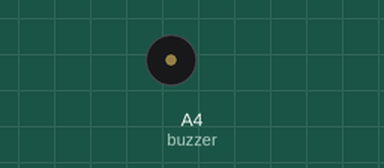
A sketch run on a simulated Arduino Uno, built with avr-gcc and run on an emulated ATmega328P. Parts: buzzer (waves = sounding).

Above: at 0.74 s.
At 38.8 s:
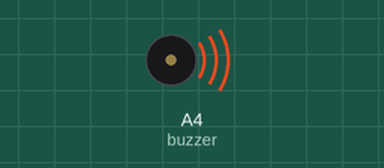
Timing chart, 0 to 40.0 s (numbered marks = the images above):
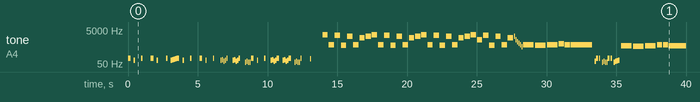

The sketch:

Chrysalis_Suspirii.ino
```cpp
// GENSHIN IMPACT 女士戰鬥 BGM（一階段） "哀息之繭" / La Signora Boss Battle Theme Phase 1 "Chrysalis Suspirii"

#include <avr/pgmspace.h>

#define NOTE_B0  31
#define NOTE_C1  33
#define NOTE_CS1 35
#define NOTE_D1  37
#define NOTE_DS1 39
#define NOTE_E1  41
#define NOTE_F1  44
#define NOTE_FS1 46
#define NOTE_G1  49
#define NOTE_GS1 52
#define NOTE_A1  55
#define NOTE_AS1 58
#define NOTE_B1  62
#define NOTE_C2  65
#define NOTE_CS2 69
#define NOTE_D2  73
#define NOTE_DS2 78
#define NOTE_E2  82
#define NOTE_F2  87
#define NOTE_FS2 93
#define NOTE_G2  98
#define NOTE_GS2 104
#define NOTE_A2  110
#define NOTE_AS2 117
#define NOTE_B2  123
#define NOTE_C3  131
#define NOTE_CS3 139
#define NOTE_D3  147
#define NOTE_DS3 156
#define NOTE_E3  165
#define NOTE_F3  175
#define NOTE_FS3 185
#define NOTE_G3  196
#define NOTE_GS3 208
#define NOTE_A3  220
#define NOTE_AS3 233
#define NOTE_B3  247
#define NOTE_C4  262
#define NOTE_CS4 277
#define NOTE_D4  294
#define NOTE_DS4 311
#define NOTE_E4  330
#define NOTE_F4  349
#define NOTE_FS4 370
#define NOTE_G4  392
#define NOTE_GS4 415
#define NOTE_A4  440
#define NOTE_AS4 466
#define NOTE_B4  494
#define NOTE_C5  523
#define NOTE_CS5 554
#define NOTE_D5  587
#define NOTE_DS5 622
#define NOTE_E5  659
#define NOTE_F5  698
#define NOTE_FS5 740
#define NOTE_G5  784
#define NOTE_GS5 831
#define NOTE_A5  880
#define NOTE_AS5 932
#define NOTE_B5  988
#define NOTE_C6  1047
#define NOTE_CS6 1109
#define NOTE_D6  1175
#define NOTE_DS6 1245
#define NOTE_E6  1319
#define NOTE_F6  1397
#define NOTE_FS6 1480
#define NOTE_G6  1568
#define NOTE_GS6 1661
#define NOTE_A6  1760
#define NOTE_AS6 1865
#define NOTE_B6  1976
#define NOTE_C7  2093
#define NOTE_CS7 2217
#define NOTE_D7  2349
#define NOTE_DS7 2489
#define NOTE_E7  2637
#define NOTE_F7  2794
#define NOTE_FS7 2960
#define NOTE_G7  3136
#define NOTE_GS7 3322
#define NOTE_A7  3520
#define NOTE_AS7 3729
#define NOTE_B7  3951
#define NOTE_C8  4186
#define NOTE_CS8 4435
#define NOTE_D8  4699
#define NOTE_DS8 4978
#define NOTE_E8  5274
#define NOTE_F8  5588
#define NOTE_FS8 5920
#define NOTE_G8  6272
#define NOTE_GS8 6645
#define NOTE_A8  7074
#define NOTE_AS8 7459
#define NOTE_B8  7902
#define REST 0

int tempo = 70;
int buzzer = A4;

const int melody[] PROGMEM = {
  NOTE_A2,16,REST,16,NOTE_E2,32,REST,8,NOTE_A2,32,REST,6,NOTE_A2,16,REST,16,NOTE_E2,32,REST,6,NOTE_A2,32,REST,16,
  NOTE_E2,32,NOTE_F2,32,NOTE_G2,32,NOTE_GS2,32,NOTE_A2,16,
  REST,16,NOTE_E2,32,REST,8,NOTE_A2,32,REST,6,
  NOTE_A2,16,REST,16,NOTE_E2,32,REST,8,NOTE_A2,32,
  REST,8,NOTE_E2,32,NOTE_F2,32,NOTE_D2,32,NOTE_E2,32,NOTE_A2,32,REST,10,NOTE_E2,32,NOTE_F2,32,NOTE_D2,32,NOTE_E2,32,NOTE_A2,32,REST,10,
  NOTE_C2,32,NOTE_D2,32,NOTE_C2,32,NOTE_B1,32,NOTE_A2,16,REST,16,NOTE_E2,32,REST,8,NOTE_A2,32,REST,10,
  NOTE_E2,32,NOTE_F2,32,NOTE_D2,32,NOTE_E2,32,NOTE_A2,16,REST,16,NOTE_E2,32,NOTE_F2,32,NOTE_D2,32,NOTE_E2,32,NOTE_A2,16,REST,16,
  NOTE_C2,32,NOTE_D2,32,NOTE_C2,32,NOTE_B1,32,NOTE_A2,32,REST,6,NOTE_GS2,32,REST,6,REST,16,
  NOTE_E7,8,REST,224,NOTE_E5,8,REST,224,NOTE_DS7,8,REST,224,NOTE_DS5,8,REST,224,NOTE_C7,8,REST,224,NOTE_E5,8,REST,224,NOTE_A6,8,REST,224,NOTE_C7,8,REST,224,NOTE_E7,8,REST,224,NOTE_E5,8,REST,224,NOTE_DS7,8,REST,224,NOTE_DS5,8,REST,224,NOTE_C7,8,REST,224,NOTE_E5,8,REST,224,
  NOTE_A6,8,REST,224,NOTE_C7,8,REST,224,NOTE_E7,8,REST,224,NOTE_E5,8,REST,224,NOTE_DS7,8,REST,224,NOTE_DS5,8,REST,224,NOTE_C7,8,REST,224,NOTE_E5,8,REST,224,NOTE_A6,8,REST,224,NOTE_C7,8,REST,224,NOTE_E7,8,REST,224,NOTE_E6,8,REST,224,NOTE_DS7,8,REST,224,NOTE_DS5,8,REST,224,
  NOTE_C7,8,REST,224,NOTE_E5,8,REST,224,NOTE_A6,8,REST,224,
  NOTE_C7,32,NOTE_E6,32,NOTE_C6,32,NOTE_GS5,32,NOTE_E5,32,NOTE_C5,32,NOTE_E5,4,NOTE_DS5,4,NOTE_E5,4,NOTE_G5,8,NOTE_F5,8,NOTE_E5,2,
  NOTE_D2,32,NOTE_A2,24,REST,64,NOTE_A2,32,REST,32,NOTE_C2,32,NOTE_D2,32,NOTE_C2,32,NOTE_B1,32,NOTE_A2,24,REST,64,NOTE_A2,32,
  REST,32,NOTE_C2,32,NOTE_D2,32,NOTE_DS2,32,NOTE_E2,32,REST,32,NOTE_D5,4,NOTE_CS5,4,NOTE_D5,4,NOTE_F5,8,NOTE_E5,8,NOTE_D5,2,
  NOTE_D2,32,NOTE_A2,24,REST,64,NOTE_A2,32,REST,32,NOTE_C2,32,NOTE_D2,32,NOTE_C2,32,NOTE_B1,32,NOTE_A2,24,REST,64,NOTE_A2,32,REST,32,
  NOTE_C2,32,NOTE_D2,32,NOTE_DS2,32,NOTE_E2,32,REST,32,NOTE_C5,4,NOTE_B4,4,NOTE_C5,4,NOTE_E5,8,NOTE_D5,8,NOTE_B4,2,
  NOTE_B1,32,NOTE_A2,24,REST,64,NOTE_A2,32,REST,6,NOTE_A2,24,REST,64,NOTE_A2,32,REST,32,
  NOTE_B4,16,NOTE_C5,16,NOTE_CS5,16,NOTE_D5,4,NOTE_F4,2,NOTE_D2,32,NOTE_A2,24,REST,64,NOTE_A2,32,REST,32,NOTE_CS4,8,NOTE_E4,2,
  NOTE_E2,32,NOTE_A2,24,REST,64,NOTE_A2,32,REST,32,
  NOTE_D2,32,NOTE_E2,32,NOTE_C2,32,NOTE_D2,32,NOTE_A2,24,REST,64,NOTE_A2,32,REST,32,NOTE_C2,32,NOTE_D2,32,NOTE_C2,32,NOTE_B1,32,
  NOTE_E6,16,NOTE_E4,16,NOTE_A4,16,NOTE_C5,16,NOTE_E6,16,REST,192,NOTE_A4,16,NOTE_C5,16,NOTE_E5,16,NOTE_A6,16,REST,192,
  NOTE_C4,16,NOTE_E4,16,NOTE_A4,16,NOTE_C7,16,REST,192,NOTE_E5,16,NOTE_A5,16,NOTE_C6,16,NOTE_E7,16,REST,192,
  NOTE_C6,16,NOTE_A5,16,NOTE_E5,16,NOTE_C7,16,REST,192,NOTE_A5,16,NOTE_E5,16,NOTE_C5,16,
  NOTE_A6,16,REST,192,NOTE_E5,16,NOTE_C5,16,NOTE_A4,16,NOTE_E6,16,REST,192,NOTE_A5,16,NOTE_AS6,8,
  NOTE_A5,16,REST,192,NOTE_E4,16,NOTE_A4,16,NOTE_C5,16,NOTE_E6,16,REST,192,NOTE_A4,16,NOTE_C5,16,NOTE_E5,16,
  NOTE_A6,16,REST,192,NOTE_C5,16,NOTE_E5,16,NOTE_A5,16,NOTE_C7,16,REST,192,NOTE_E5,16,NOTE_B5,16,NOTE_E6,16,REST,192,
  NOTE_A7,32,NOTE_E6,32,NOTE_C6,32,NOTE_A5,32,NOTE_E7,32,NOTE_C6,32,NOTE_A5,32,NOTE_E5,32,
  NOTE_C7,32,NOTE_A5,32,NOTE_E5,32,NOTE_C5,32,NOTE_B6,32,NOTE_E5,32,NOTE_C5,32,NOTE_A4,32,
  NOTE_E6,32,NOTE_C5,32,NOTE_A4,32,NOTE_E4,32,NOTE_C5,32,NOTE_A4,32,NOTE_E4,32,NOTE_C4,32,
  REST,256,NOTE_A5,8,REST,256,NOTE_GS6,8,REST,256,NOTE_E6,16,REST,256,NOTE_A4,16,REST,256,NOTE_C5,16,REST,256,NOTE_E5,16,REST,256,NOTE_DS6,16,REST,256,
  NOTE_GS4,16,REST,256,NOTE_B4,16,REST,256,NOTE_DS5,16,REST,256,NOTE_E6,16,REST,256,NOTE_A4,16,REST,256,NOTE_C5,16,REST,256,NOTE_E5,16,REST,256,NOTE_G6,8,NOTE_F6,8,
  NOTE_E6,16,NOTE_E4,16,NOTE_A4,16,NOTE_C5,16,NOTE_A4,16,NOTE_A3,16,NOTE_C4,16,NOTE_E4,16,NOTE_C4,16,
  NOTE_A3,16,NOTE_C4,16,NOTE_E4,16,NOTE_A4,16,NOTE_E4,16,NOTE_A4,16,NOTE_C5,16,
  NOTE_D6,16,REST,192,NOTE_F4,16,REST,192,
  NOTE_A4,16,REST,192,NOTE_D5,16,REST,192,NOTE_CS6,16,REST,192,NOTE_E4,16,REST,192,NOTE_A4,16,REST,192,NOTE_CS5,16,REST,192,NOTE_D6,16,REST,192,NOTE_F4,16,REST,192,NOTE_A4,16,REST,192,NOTE_D5,16,REST,192,
  NOTE_F6,8,NOTE_E6,8,
  NOTE_D6,16,NOTE_D4,16,NOTE_F4,16,NOTE_A4,16,NOTE_B4,16,NOTE_B3,16,NOTE_F4,16,NOTE_B4,16,NOTE_A4,16,
  NOTE_B3,16,NOTE_E4,16,NOTE_A4,16,NOTE_GS4,16,NOTE_E4,16,NOTE_GS4,16,NOTE_B4,16,NOTE_C6,16,REST,192,
  NOTE_E4,16,REST,192,NOTE_A4,16,REST,192,NOTE_C5,16,REST,192,NOTE_B5,16,REST,192,NOTE_D4,16,REST,192,NOTE_F4,16,REST,192,NOTE_B4,16,REST,192,NOTE_C6,16,REST,192,NOTE_E4,16,REST,192,NOTE_A4,16,REST,192,NOTE_C5,16,REST,192,NOTE_E6,8,NOTE_D6,8,
  NOTE_B5,16,NOTE_D4,16,NOTE_F4,16,NOTE_B4,16,NOTE_A4,16,NOTE_A3,16,NOTE_D4,16,NOTE_A4,16,NOTE_F4,16,NOTE_A3,16,NOTE_CS4,16,NOTE_F4,16,NOTE_D4,16,NOTE_F4,16,
  NOTE_B5,32,NOTE_C6,32,NOTE_CS6,32,NOTE_D6,16,NOTE_B4,16,NOTE_F4,16,NOTE_D4,16,NOTE_F6,8,NOTE_F4,16,NOTE_D4,16,NOTE_B3,16,
  NOTE_B4,16,NOTE_F4,16,NOTE_D4,16,NOTE_B3,16,NOTE_D4,16,NOTE_A3,16,NOTE_DS6,8,NOTE_E6,8,REST,512,
  NOTE_F7,16,REST,512,NOTE_F7,16,REST,512,NOTE_D7,16,REST,512,NOTE_D7,16,REST,512,NOTE_E7,16,REST,512,NOTE_E7,16,REST,512,NOTE_C7,16,REST,512,NOTE_C7,16,REST,512,NOTE_D7,16,REST,512,NOTE_D7,16,REST,512,NOTE_B6,16,REST,512,NOTE_B6,16,REST,512,NOTE_C7,16,REST,512,NOTE_C7,16,REST,512,REST,16,
  REST,16,NOTE_A5,4,NOTE_GS5,8,NOTE_A2,16,NOTE_A2,16,NOTE_E2,32,NOTE_F2,32,NOTE_D2,32,NOTE_E2,32,NOTE_A2,16,NOTE_A2,16,NOTE_C2,32,NOTE_D2,32,NOTE_C2,32,NOTE_B1,32,
  NOTE_A2,32,REST,64,NOTE_A2,24,REST,16,NOTE_GS5,4,NOTE_A5,8,NOTE_A2,16,NOTE_A2,16,NOTE_A2,32,NOTE_B2,32,NOTE_GS2,32,NOTE_A2,32,
  NOTE_A2,16,NOTE_A2,16,NOTE_E3,32,REST,32,NOTE_C3,32,REST,32,NOTE_F2,16,NOTE_F2,16,REST,16,NOTE_C6,4,NOTE_B5,8,
  NOTE_F2,16,NOTE_F2,16,NOTE_GS2,32,NOTE_A2,32,NOTE_E2,32,NOTE_F2,32,NOTE_F2,16,NOTE_F2,16,NOTE_E3,32,NOTE_F2,32,NOTE_D2,32,NOTE_E2,32,NOTE_E2,24,REST,64,NOTE_E2,16,
  NOTE_B5,4,NOTE_A5,8,NOTE_E2,16,NOTE_E2,16,NOTE_GS2,32,NOTE_A2,32,NOTE_E2,32,NOTE_F2,32,NOTE_E2,16,NOTE_E2,16,NOTE_C4,32,REST,16,NOTE_C4,32,REST,16,NOTE_D2,24,REST,64,NOTE_D2,16,
  NOTE_A5,4,NOTE_GS5,8,NOTE_D2,16,NOTE_D2,16,NOTE_CS2,32,NOTE_D2,32,NOTE_E2,32,NOTE_F2,32,NOTE_D2,16,NOTE_D2,16,NOTE_D4,32,NOTE_A3,32,NOTE_D3,32,NOTE_D2,32,NOTE_C2,24,REST,64,NOTE_D2,16,REST,16,
  NOTE_GS5,4,NOTE_A5,8,NOTE_C2,16,NOTE_C2,16,NOTE_GS2,32,NOTE_A2,32,NOTE_B2,32,NOTE_A2,32,NOTE_C2,16,NOTE_C2,16,NOTE_C4,32,NOTE_A3,32,NOTE_C3,32,NOTE_C2,32,NOTE_B1,24,REST,64,NOTE_B1,16,
  NOTE_C6,4,NOTE_B5,8,NOTE_B1,16,NOTE_B1,16,NOTE_DS2,32,NOTE_F2,32,NOTE_B1,32,NOTE_DS2,32,NOTE_B1,16,NOTE_B1,16,NOTE_B3,32,NOTE_FS3,32,NOTE_B2,32,NOTE_B1,32,NOTE_E2,24,REST,64,NOTE_E2,16,
  NOTE_A5,4,NOTE_GS5,8,NOTE_GS6,8,NOTE_B5,8,NOTE_E6,8,NOTE_B5,8,REST,72,
  NOTE_G4,4,REST,72,NOTE_GS4,4,REST,72,NOTE_G4,4,REST,72,NOTE_AS4,8,REST,72,NOTE_A4,8,REST,72,
  NOTE_D3,8,REST,72,NOTE_A2,8,REST,72,NOTE_D3,8,REST,72,NOTE_E3,8,REST,72,NOTE_G3,8,REST,72,NOTE_F3,8,REST,72,NOTE_E3,8,REST,72,NOTE_F3,8,REST,72,NOTE_AS3,8,REST,72,REST,8,REST,72,NOTE_E4,4,REST,72,REST,4,REST,72,
  NOTE_A4,8,NOTE_G4,8,NOTE_A3,4,NOTE_D4,4,NOTE_CS4,8,NOTE_D4,8,NOTE_E5,16,NOTE_G2,32,REST,32,NOTE_FS2,32,REST,32,NOTE_F2,32,REST,32,
  NOTE_G5,32,NOTE_D4,32,NOTE_G4,32,NOTE_AS4,32,NOTE_D5,32,NOTE_G5,32,NOTE_AS5,32,NOTE_D6,32,NOTE_G6,32,
  NOTE_D6,32,NOTE_AS5,32,NOTE_A5,32,NOTE_G5,32,NOTE_D5,32,NOTE_AS4,32,NOTE_A4,32,NOTE_G5,32,
  NOTE_CS4,32,NOTE_E4,32,NOTE_A4,32,NOTE_CS5,32,NOTE_E5,32,NOTE_A5,32,NOTE_E6,32,NOTE_G6,32,
  NOTE_E6,32,NOTE_A5,32,NOTE_E5,32,NOTE_A5,32,NOTE_CS5,32,NOTE_A4,32,NOTE_E4,32,NOTE_G5,32,
  NOTE_A4,32,NOTE_D5,32,NOTE_E5,32,NOTE_F5,32,NOTE_A5,32,NOTE_D6,32,NOTE_E6,32,NOTE_F6,32,
  NOTE_E6,32,NOTE_D6,32,NOTE_A5,32,NOTE_F5,32,NOTE_E5,32,NOTE_D5,32,NOTE_A4,32,NOTE_E5,32,
  NOTE_A4,32,NOTE_D5,32,NOTE_E5,32,NOTE_F5,32,NOTE_A5,32,NOTE_D6,32,NOTE_E6,32,NOTE_F6,32,
  NOTE_D6,32,NOTE_A5,32,NOTE_D6,32,NOTE_F5,32,NOTE_D5,32,NOTE_E6,32,NOTE_A5,32,
  NOTE_E6,24,NOTE_A4,24,NOTE_F4,24,NOTE_E4,24,NOTE_F4,24,NOTE_A4,24,NOTE_D6,24,
  NOTE_A4,24,NOTE_F4,24,NOTE_E4,24,NOTE_F4,24,NOTE_A4,24,NOTE_G6,24,
  NOTE_D5,24,NOTE_AS4,24,NOTE_E4,24,NOTE_AS4,24,NOTE_D5,24,NOTE_F6,24,
  NOTE_D5,24,NOTE_AS4,24,NOTE_F4,24,NOTE_AS4,24,NOTE_D4,24,NOTE_E6,8,
  NOTE_A4,32,NOTE_CS5,32,NOTE_E5,32,NOTE_G5,32,NOTE_A5,32,NOTE_CS6,32,
  NOTE_F6,4,NOTE_G6,8,NOTE_A4,32,NOTE_CS5,32,NOTE_E5,32,NOTE_G5,32,NOTE_A5,32,NOTE_GS6,8,NOTE_GS6,8,NOTE_GS6,16,
  NOTE_A6,4,NOTE_GS6,8,NOTE_GS4,8,REST,160,NOTE_GS4,8,REST,160,NOTE_GS4,8,REST,160,NOTE_GS4,8,REST,160,NOTE_GS4,8,REST,160,NOTE_GS6,4,NOTE_A6,8,
  NOTE_A4,8,REST,160,NOTE_A4,8,REST,160,NOTE_A4,8,REST,160,NOTE_A4,8,REST,160,NOTE_A4,8,REST,160,NOTE_C7,4,NOTE_B6,8,
  NOTE_FS4,8,REST,160,NOTE_B4,8,REST,160,NOTE_B4,8,REST,160,NOTE_B4,8,REST,160,NOTE_B4,8,REST,160,NOTE_A6,4,NOTE_GS6,8,
  NOTE_GS4,8,REST,160,NOTE_GS4,8,REST,160,NOTE_GS4,8,REST,160,NOTE_GS4,8,REST,160,NOTE_GS4,8,REST,160,NOTE_A6,4,NOTE_GS6,8,
  NOTE_GS4,8,REST,160,NOTE_GS4,8,REST,160,NOTE_GS4,8,REST,160,NOTE_GS4,8,REST,160,NOTE_GS4,8,REST,160,NOTE_GS6,4,NOTE_A6,8,
  NOTE_A4,8,REST,160,NOTE_A4,8,REST,160,NOTE_A4,8,REST,160,NOTE_A4,8,REST,160,NOTE_A4,8,REST,160,NOTE_C7,4,NOTE_B6,8,
  NOTE_FS4,8,REST,160,NOTE_B4,8,REST,160,NOTE_B4,8,REST,160,NOTE_B4,8,REST,160,NOTE_B4,8,REST,160,NOTE_A6,3,NOTE_A6,8,NOTE_GS6,4,NOTE_GS6,8,NOTE_GS6,8,NOTE_GS6,8,
  NOTE_A6,8,NOTE_E4,8,NOTE_C5,8,NOTE_A4,8,NOTE_E5,8,NOTE_C5,8,NOTE_A4,8,NOTE_E4,8,
  NOTE_A6,8,NOTE_F4,8,NOTE_D5,8,NOTE_A4,8,NOTE_F5,8,NOTE_D5,8,NOTE_A6,8,NOTE_GS6,8,
  NOTE_A6,8,NOTE_E4,8,NOTE_C5,8,NOTE_A4,8,NOTE_E5,8,NOTE_C5,8,NOTE_A4,8,NOTE_E4,8,
  NOTE_A2,32,REST,32,NOTE_A2,32,REST,32,NOTE_GS3,8,NOTE_A2,32,REST,32,NOTE_A2,32,REST,32,NOTE_F3,8,
  NOTE_A2,32,REST,32,NOTE_A2,32,REST,32,NOTE_E3,8,NOTE_A2,32,REST,32,NOTE_A2,32,REST,32,NOTE_C3,8,
  NOTE_A2,32,REST,4,NOTE_A2,32,REST,4,NOTE_A2,32,REST,4,NOTE_A2,32,REST,8,NOTE_E2,32,NOTE_F2,32,NOTE_G2,32,NOTE_GS2,32,NOTE_A2,32,

};

int notes = sizeof(melody) / sizeof(melody[0]) / 2;
int wholenote = (60000 * 4) / tempo;

void playMelody(const int melody[], int notes, int wholenote) {
  for (int thisNote = 0; thisNote < notes * 2; thisNote += 2) {

    int pitch = pgm_read_word(&melody[thisNote]);
    int divider = pgm_read_word(&melody[thisNote + 1]);

    int noteDuration;

    if (divider > 0) {
      // 正常音符
      noteDuration = wholenote / divider;
    } else {
      // 負音符（1.5倍）
      noteDuration = wholenote / abs(divider);
      noteDuration = noteDuration * 1.5;
    }

    tone(buzzer, pitch, noteDuration * 0.9);
    delay(noteDuration);
    noTone(buzzer);
  }
}

void setup() {
  playMelody(melody, notes, wholenote);
}

void loop() {
}
```

Measured:
- by itself, tone on A4 (buzzer): plays 110 Hz for 0.19 s, 82 Hz for 0.10 s, 110 Hz for 0.10 s, 110 Hz for 0.19 s, 82 Hz for 0.10 s, 110 Hz for 0.10 s … (111 notes in this stretch)
